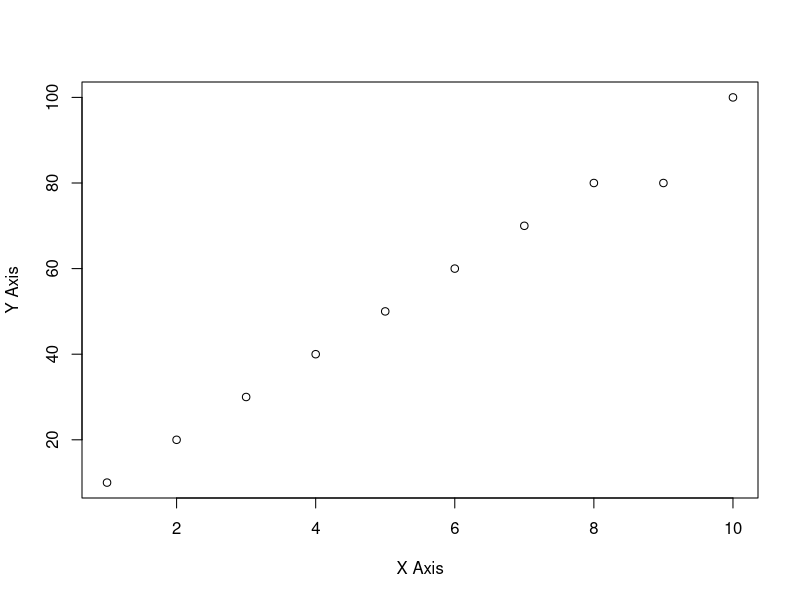

Here is the R script that generated this plot:
x <- c(1 , 2 , 3 , 4 , 5 , 6 , 7 , 8 , 9 , 10)
y <- c(10 , 25 , 35 , 45 , 55 , 50 , 40 , 30 , 20 , 20)

FakeDataset <- read.csv('Fake_Dataset.csv') #Read Dataset (Csv File)

plot(FakeDataset$FirstColumn, FakeDataset$SecondColumn , xlab = "X Axis" , ylab = "Y Axis") # Using Datset First Column And Second Column
